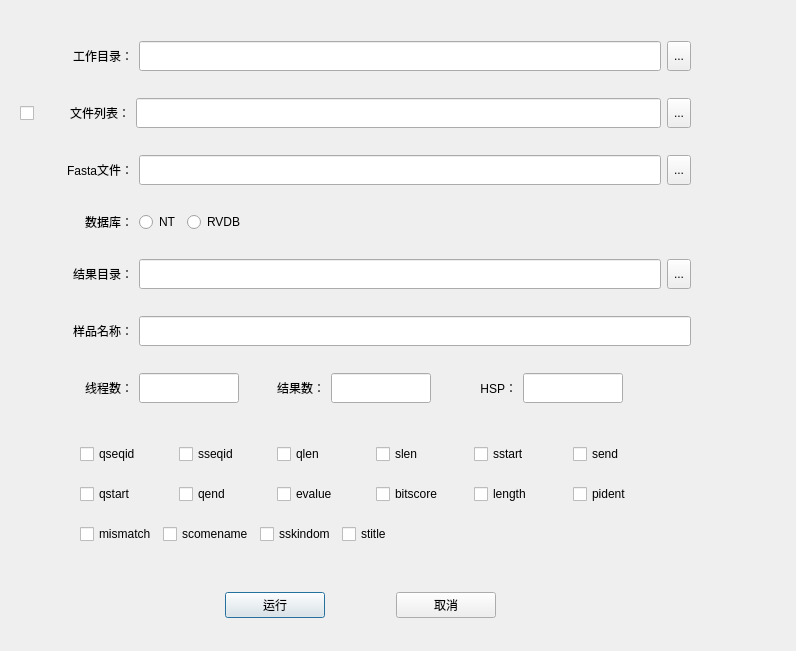
<?xml version="1.0" encoding="UTF-8"?>
<ui version="4.0">
 <class>Dialog</class>
 <widget class="QDialog" name="Dialog">
  <property name="geometry">
   <rect>
    <x>0</x>
    <y>0</y>
    <width>796</width>
    <height>651</height>
   </rect>
  </property>
  <property name="sizePolicy">
   <sizepolicy hsizetype="Fixed" vsizetype="Fixed">
    <horstretch>0</horstretch>
    <verstretch>0</verstretch>
   </sizepolicy>
  </property>
  <property name="windowTitle">
   <string>Dialog</string>
  </property>
  <widget class="QWidget" name="layoutWidget">
   <property name="geometry">
    <rect>
     <x>160</x>
     <y>590</y>
     <width>401</width>
     <height>30</height>
    </rect>
   </property>
   <layout class="QHBoxLayout" name="horizontalLayout_9">
    <item>
     <widget class="QPushButton" name="pushButton">
      <property name="maximumSize">
       <size>
        <width>100</width>
        <height>16777215</height>
       </size>
      </property>
      <property name="text">
       <string>运行</string>
      </property>
     </widget>
    </item>
    <item>
     <widget class="QPushButton" name="pushButton_2">
      <property name="maximumSize">
       <size>
        <width>100</width>
        <height>16777215</height>
       </size>
      </property>
      <property name="text">
       <string>取消</string>
      </property>
     </widget>
    </item>
   </layout>
  </widget>
  <widget class="QWidget" name="layoutWidget">
   <property name="geometry">
    <rect>
     <x>20</x>
     <y>20</y>
     <width>671</width>
     <height>411</height>
    </rect>
   </property>
   <layout class="QVBoxLayout" name="verticalLayout">
    <item>
     <layout class="QHBoxLayout" name="horizontalLayout_7">
      <item>
       <spacer name="horizontalSpacer_3">
        <property name="orientation">
         <enum>Qt::Horizontal</enum>
        </property>
        <property name="sizeType">
         <enum>QSizePolicy::Fixed</enum>
        </property>
        <property name="sizeHint" stdset="0">
         <size>
          <width>23</width>
          <height>20</height>
         </size>
        </property>
       </spacer>
      </item>
      <item>
       <widget class="QLabel" name="work_path">
        <property name="sizePolicy">
         <sizepolicy hsizetype="Minimum" vsizetype="Preferred">
          <horstretch>0</horstretch>
          <verstretch>0</verstretch>
         </sizepolicy>
        </property>
        <property name="minimumSize">
         <size>
          <width>90</width>
          <height>0</height>
         </size>
        </property>
        <property name="text">
         <string>工作目录：</string>
        </property>
        <property name="alignment">
         <set>Qt::AlignRight|Qt::AlignTrailing|Qt::AlignVCenter</set>
        </property>
       </widget>
      </item>
      <item>
       <widget class="QLineEdit" name="work_path_LE">
        <property name="sizePolicy">
         <sizepolicy hsizetype="Expanding" vsizetype="Maximum">
          <horstretch>0</horstretch>
          <verstretch>0</verstretch>
         </sizepolicy>
        </property>
        <property name="maximumSize">
         <size>
          <width>16777215</width>
          <height>30</height>
         </size>
        </property>
       </widget>
      </item>
      <item>
       <widget class="QToolButton" name="work_path_btn">
        <property name="maximumSize">
         <size>
          <width>30</width>
          <height>30</height>
         </size>
        </property>
        <property name="text">
         <string>...</string>
        </property>
       </widget>
      </item>
     </layout>
    </item>
    <item>
     <layout class="QHBoxLayout" name="horizontalLayout_6">
      <item>
       <widget class="QCheckBox" name="checkBox">
        <property name="sizePolicy">
         <sizepolicy hsizetype="Maximum" vsizetype="Fixed">
          <horstretch>0</horstretch>
          <verstretch>0</verstretch>
         </sizepolicy>
        </property>
        <property name="maximumSize">
         <size>
          <width>20</width>
          <height>30</height>
         </size>
        </property>
        <property name="text">
         <string/>
        </property>
       </widget>
      </item>
      <item>
       <widget class="QLabel" name="file_list">
        <property name="sizePolicy">
         <sizepolicy hsizetype="Minimum" vsizetype="Preferred">
          <horstretch>0</horstretch>
          <verstretch>0</verstretch>
         </sizepolicy>
        </property>
        <property name="minimumSize">
         <size>
          <width>90</width>
          <height>0</height>
         </size>
        </property>
        <property name="text">
         <string>文件列表：</string>
        </property>
        <property name="alignment">
         <set>Qt::AlignRight|Qt::AlignTrailing|Qt::AlignVCenter</set>
        </property>
       </widget>
      </item>
      <item>
       <widget class="QLineEdit" name="file_list_LE">
        <property name="maximumSize">
         <size>
          <width>16777215</width>
          <height>30</height>
         </size>
        </property>
       </widget>
      </item>
      <item>
       <widget class="QToolButton" name="file_list_btn">
        <property name="maximumSize">
         <size>
          <width>30</width>
          <height>30</height>
         </size>
        </property>
        <property name="text">
         <string>...</string>
        </property>
       </widget>
      </item>
     </layout>
    </item>
    <item>
     <layout class="QHBoxLayout" name="horizontalLayout_5">
      <item>
       <spacer name="horizontalSpacer_4">
        <property name="orientation">
         <enum>Qt::Horizontal</enum>
        </property>
        <property name="sizeType">
         <enum>QSizePolicy::Fixed</enum>
        </property>
        <property name="sizeHint" stdset="0">
         <size>
          <width>23</width>
          <height>20</height>
         </size>
        </property>
       </spacer>
      </item>
      <item>
       <widget class="QLabel" name="fasta">
        <property name="sizePolicy">
         <sizepolicy hsizetype="Minimum" vsizetype="Preferred">
          <horstretch>0</horstretch>
          <verstretch>0</verstretch>
         </sizepolicy>
        </property>
        <property name="minimumSize">
         <size>
          <width>90</width>
          <height>0</height>
         </size>
        </property>
        <property name="text">
         <string>Fasta文件：</string>
        </property>
        <property name="alignment">
         <set>Qt::AlignRight|Qt::AlignTrailing|Qt::AlignVCenter</set>
        </property>
       </widget>
      </item>
      <item>
       <widget class="QLineEdit" name="fasta_LE">
        <property name="maximumSize">
         <size>
          <width>16777215</width>
          <height>30</height>
         </size>
        </property>
       </widget>
      </item>
      <item>
       <widget class="QToolButton" name="fasta_btn">
        <property name="maximumSize">
         <size>
          <width>30</width>
          <height>30</height>
         </size>
        </property>
        <property name="text">
         <string>...</string>
        </property>
       </widget>
      </item>
     </layout>
    </item>
    <item>
     <layout class="QHBoxLayout" name="horizontalLayout_4">
      <item>
       <spacer name="horizontalSpacer_8">
        <property name="orientation">
         <enum>Qt::Horizontal</enum>
        </property>
        <property name="sizeType">
         <enum>QSizePolicy::Fixed</enum>
        </property>
        <property name="sizeHint" stdset="0">
         <size>
          <width>23</width>
          <height>20</height>
         </size>
        </property>
       </spacer>
      </item>
      <item>
       <widget class="QLabel" name="databse">
        <property name="sizePolicy">
         <sizepolicy hsizetype="Minimum" vsizetype="Preferred">
          <horstretch>0</horstretch>
          <verstretch>0</verstretch>
         </sizepolicy>
        </property>
        <property name="minimumSize">
         <size>
          <width>90</width>
          <height>0</height>
         </size>
        </property>
        <property name="text">
         <string>数据库：</string>
        </property>
        <property name="alignment">
         <set>Qt::AlignRight|Qt::AlignTrailing|Qt::AlignVCenter</set>
        </property>
       </widget>
      </item>
      <item>
       <widget class="QRadioButton" name="nt_btn">
        <property name="text">
         <string>NT</string>
        </property>
       </widget>
      </item>
      <item>
       <widget class="QRadioButton" name="rvdb_btn">
        <property name="text">
         <string>RVDB</string>
        </property>
       </widget>
      </item>
      <item>
       <spacer name="horizontalSpacer_2">
        <property name="orientation">
         <enum>Qt::Horizontal</enum>
        </property>
        <property name="sizeHint" stdset="0">
         <size>
          <width>40</width>
          <height>20</height>
         </size>
        </property>
       </spacer>
      </item>
     </layout>
    </item>
    <item>
     <layout class="QHBoxLayout" name="horizontalLayout_3">
      <item>
       <spacer name="horizontalSpacer_6">
        <property name="orientation">
         <enum>Qt::Horizontal</enum>
        </property>
        <property name="sizeType">
         <enum>QSizePolicy::Fixed</enum>
        </property>
        <property name="sizeHint" stdset="0">
         <size>
          <width>23</width>
          <height>20</height>
         </size>
        </property>
       </spacer>
      </item>
      <item>
       <widget class="QLabel" name="result_path">
        <property name="sizePolicy">
         <sizepolicy hsizetype="Minimum" vsizetype="Preferred">
          <horstretch>0</horstretch>
          <verstretch>0</verstretch>
         </sizepolicy>
        </property>
        <property name="minimumSize">
         <size>
          <width>90</width>
          <height>0</height>
         </size>
        </property>
        <property name="text">
         <string>结果目录：</string>
        </property>
        <property name="alignment">
         <set>Qt::AlignRight|Qt::AlignTrailing|Qt::AlignVCenter</set>
        </property>
       </widget>
      </item>
      <item>
       <widget class="QLineEdit" name="result_path_LE">
        <property name="maximumSize">
         <size>
          <width>16777215</width>
          <height>30</height>
         </size>
        </property>
       </widget>
      </item>
      <item>
       <widget class="QToolButton" name="result_btn">
        <property name="maximumSize">
         <size>
          <width>30</width>
          <height>30</height>
         </size>
        </property>
        <property name="text">
         <string>...</string>
        </property>
       </widget>
      </item>
     </layout>
    </item>
    <item>
     <layout class="QHBoxLayout" name="horizontalLayout_2">
      <item>
       <spacer name="horizontalSpacer_7">
        <property name="orientation">
         <enum>Qt::Horizontal</enum>
        </property>
        <property name="sizeType">
         <enum>QSizePolicy::Fixed</enum>
        </property>
        <property name="sizeHint" stdset="0">
         <size>
          <width>23</width>
          <height>20</height>
         </size>
        </property>
       </spacer>
      </item>
      <item>
       <widget class="QLabel" name="sample_name">
        <property name="sizePolicy">
         <sizepolicy hsizetype="Minimum" vsizetype="Preferred">
          <horstretch>0</horstretch>
          <verstretch>0</verstretch>
         </sizepolicy>
        </property>
        <property name="minimumSize">
         <size>
          <width>90</width>
          <height>0</height>
         </size>
        </property>
        <property name="text">
         <string>样品名称：</string>
        </property>
        <property name="alignment">
         <set>Qt::AlignRight|Qt::AlignTrailing|Qt::AlignVCenter</set>
        </property>
       </widget>
      </item>
      <item>
       <widget class="QLineEdit" name="sample_name_LE">
        <property name="maximumSize">
         <size>
          <width>16777215</width>
          <height>30</height>
         </size>
        </property>
       </widget>
      </item>
     </layout>
    </item>
    <item>
     <layout class="QHBoxLayout" name="horizontalLayout">
      <item>
       <spacer name="horizontalSpacer_9">
        <property name="orientation">
         <enum>Qt::Horizontal</enum>
        </property>
        <property name="sizeType">
         <enum>QSizePolicy::Fixed</enum>
        </property>
        <property name="sizeHint" stdset="0">
         <size>
          <width>23</width>
          <height>20</height>
         </size>
        </property>
       </spacer>
      </item>
      <item>
       <widget class="QLabel" name="thread_num">
        <property name="sizePolicy">
         <sizepolicy hsizetype="Minimum" vsizetype="Preferred">
          <horstretch>0</horstretch>
          <verstretch>0</verstretch>
         </sizepolicy>
        </property>
        <property name="minimumSize">
         <size>
          <width>90</width>
          <height>0</height>
         </size>
        </property>
        <property name="font">
         <font>
          <pointsize>9</pointsize>
         </font>
        </property>
        <property name="text">
         <string>线程数：</string>
        </property>
        <property name="alignment">
         <set>Qt::AlignRight|Qt::AlignTrailing|Qt::AlignVCenter</set>
        </property>
       </widget>
      </item>
      <item>
       <widget class="QLineEdit" name="thread_num_LE">
        <property name="sizePolicy">
         <sizepolicy hsizetype="Expanding" vsizetype="Fixed">
          <horstretch>0</horstretch>
          <verstretch>0</verstretch>
         </sizepolicy>
        </property>
        <property name="maximumSize">
         <size>
          <width>100</width>
          <height>30</height>
         </size>
        </property>
       </widget>
      </item>
      <item>
       <widget class="QLabel" name="result_num">
        <property name="sizePolicy">
         <sizepolicy hsizetype="Minimum" vsizetype="Preferred">
          <horstretch>0</horstretch>
          <verstretch>0</verstretch>
         </sizepolicy>
        </property>
        <property name="minimumSize">
         <size>
          <width>80</width>
          <height>0</height>
         </size>
        </property>
        <property name="font">
         <font>
          <pointsize>9</pointsize>
         </font>
        </property>
        <property name="text">
         <string>结果数：</string>
        </property>
        <property name="alignment">
         <set>Qt::AlignRight|Qt::AlignTrailing|Qt::AlignVCenter</set>
        </property>
       </widget>
      </item>
      <item>
       <widget class="QLineEdit" name="result_num_LE">
        <property name="sizePolicy">
         <sizepolicy hsizetype="Expanding" vsizetype="Fixed">
          <horstretch>0</horstretch>
          <verstretch>0</verstretch>
         </sizepolicy>
        </property>
        <property name="maximumSize">
         <size>
          <width>100</width>
          <height>30</height>
         </size>
        </property>
       </widget>
      </item>
      <item>
       <widget class="QLabel" name="hsp_num">
        <property name="sizePolicy">
         <sizepolicy hsizetype="Minimum" vsizetype="Preferred">
          <horstretch>0</horstretch>
          <verstretch>0</verstretch>
         </sizepolicy>
        </property>
        <property name="minimumSize">
         <size>
          <width>80</width>
          <height>0</height>
         </size>
        </property>
        <property name="font">
         <font>
          <pointsize>9</pointsize>
         </font>
        </property>
        <property name="text">
         <string>HSP：</string>
        </property>
        <property name="alignment">
         <set>Qt::AlignRight|Qt::AlignTrailing|Qt::AlignVCenter</set>
        </property>
       </widget>
      </item>
      <item>
       <widget class="QLineEdit" name="hsp_num_LE">
        <property name="sizePolicy">
         <sizepolicy hsizetype="Expanding" vsizetype="Fixed">
          <horstretch>0</horstretch>
          <verstretch>0</verstretch>
         </sizepolicy>
        </property>
        <property name="maximumSize">
         <size>
          <width>100</width>
          <height>30</height>
         </size>
        </property>
       </widget>
      </item>
      <item>
       <spacer name="horizontalSpacer">
        <property name="orientation">
         <enum>Qt::Horizontal</enum>
        </property>
        <property name="sizeHint" stdset="0">
         <size>
          <width>40</width>
          <height>20</height>
         </size>
        </property>
       </spacer>
      </item>
     </layout>
    </item>
   </layout>
  </widget>
  <widget class="QWidget" name="layoutWidget">
   <property name="geometry">
    <rect>
     <x>80</x>
     <y>430</y>
     <width>585</width>
     <height>131</height>
    </rect>
   </property>
   <layout class="QVBoxLayout" name="verticalLayout_2">
    <item>
     <layout class="QHBoxLayout" name="horizontalLayout_8">
      <item>
       <widget class="QCheckBox" name="checkBox_2">
        <property name="text">
         <string>qseqid</string>
        </property>
       </widget>
      </item>
      <item>
       <widget class="QCheckBox" name="checkBox_8">
        <property name="text">
         <string>sseqid</string>
        </property>
       </widget>
      </item>
      <item>
       <widget class="QCheckBox" name="checkBox_17">
        <property name="text">
         <string>qlen</string>
        </property>
       </widget>
      </item>
      <item>
       <widget class="QCheckBox" name="checkBox_3">
        <property name="text">
         <string>slen</string>
        </property>
       </widget>
      </item>
      <item>
       <widget class="QCheckBox" name="checkBox_4">
        <property name="text">
         <string>sstart</string>
        </property>
       </widget>
      </item>
      <item>
       <widget class="QCheckBox" name="checkBox_10">
        <property name="text">
         <string>send</string>
        </property>
       </widget>
      </item>
     </layout>
    </item>
    <item>
     <layout class="QHBoxLayout" name="horizontalLayout_10">
      <item>
       <widget class="QCheckBox" name="checkBox_5">
        <property name="text">
         <string>qstart</string>
        </property>
       </widget>
      </item>
      <item>
       <widget class="QCheckBox" name="checkBox_6">
        <property name="text">
         <string>qend</string>
        </property>
       </widget>
      </item>
      <item>
       <widget class="QCheckBox" name="checkBox_9">
        <property name="text">
         <string>evalue</string>
        </property>
       </widget>
      </item>
      <item>
       <widget class="QCheckBox" name="checkBox_11">
        <property name="text">
         <string>bitscore</string>
        </property>
       </widget>
      </item>
      <item>
       <widget class="QCheckBox" name="checkBox_12">
        <property name="text">
         <string>length</string>
        </property>
       </widget>
      </item>
      <item>
       <widget class="QCheckBox" name="checkBox_7">
        <property name="text">
         <string>pident</string>
        </property>
       </widget>
      </item>
     </layout>
    </item>
    <item>
     <layout class="QHBoxLayout" name="horizontalLayout_11">
      <item>
       <widget class="QCheckBox" name="checkBox_13">
        <property name="text">
         <string>mismatch</string>
        </property>
       </widget>
      </item>
      <item>
       <widget class="QCheckBox" name="checkBox_14">
        <property name="text">
         <string>scomename</string>
        </property>
       </widget>
      </item>
      <item>
       <widget class="QCheckBox" name="checkBox_15">
        <property name="text">
         <string>sskindom</string>
        </property>
       </widget>
      </item>
      <item>
       <widget class="QCheckBox" name="checkBox_16">
        <property name="text">
         <string>stitle</string>
        </property>
       </widget>
      </item>
      <item>
       <spacer name="horizontalSpacer_5">
        <property name="orientation">
         <enum>Qt::Horizontal</enum>
        </property>
        <property name="sizeHint" stdset="0">
         <size>
          <width>40</width>
          <height>20</height>
         </size>
        </property>
       </spacer>
      </item>
     </layout>
    </item>
   </layout>
  </widget>
 </widget>
 <resources/>
 <connections/>
</ui>
